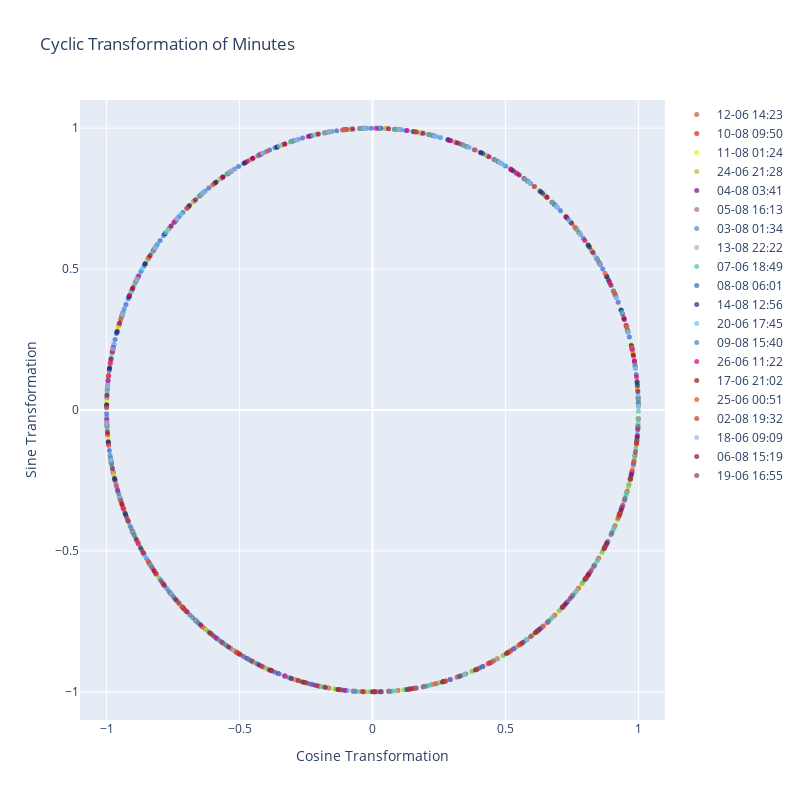

The cell this chart's notebook holds for it:
### Code cell
# Create a unique color for each day in the dataset
unique_days = data_df['day'].unique()
colors = {day: f'rgba({np.random.randint(0, 255)},{np.random.randint(0, 255)},{np.random.randint(0, 255)}, 0.7)' for day in unique_days}
data_df['color'] = data_df['day'].map(colors)

# # Create a scatter plot for cyclic transformation of hours
# fig_hour = go.Figure()

# for day, color in colors.items():
#     subset = data_df[data_df['day'] == day]
#     timestamp_str = subset.index.strftime('%d-%m %H:%M')  # Convert DatetimeIndex to the desired string format
#     fig_hour.add_trace(go.Scatter(x=subset['cos_hour'], 
#                                   y=subset['sin_hour'], 
#                                   mode='markers',
#                                   marker=dict(size=5, color=color),
#                                   hovertext=subset.index,
#                                   name=timestamp_str[0]))

# fig_hour.update_layout(title='Cyclic Transformation of Hours',
#                        xaxis_title='Cosine Transformation',
#                        yaxis_title='Sine Transformation',
#                        xaxis=dict(range=[-1.1, 1.1]),
#                        yaxis=dict(range=[-1.1, 1.1]),
#                        width=800,
#                        height=800)

# fig_hour.show()

# Create a scatter plot for cyclic transformation of minutes
fig_minute = go.Figure()

for day, color in colors.items():
    subset = data_df[data_df['day'] == day]
    timestamp_str = subset.index.strftime('%d-%m %H:%M')  # Convert DatetimeIndex to the desired string format
    fig_minute.add_trace(go.Scatter(x=subset['cos_minute'], 
                                    y=subset['sin_minute'], 
                                    mode='markers',
                                    marker=dict(size=5, color=color),
                                    hovertext=subset.index,
                                    name=timestamp_str[0]))

fig_minute.update_layout(title='Cyclic Transformation of Minutes',
                         xaxis_title='Cosine Transformation',
                         yaxis_title='Sine Transformation',
                         xaxis=dict(range=[-1.1, 1.1]),
                         yaxis=dict(range=[-1.1, 1.1]),
                         width=800,
                         height=800)

fig_minute.show()
